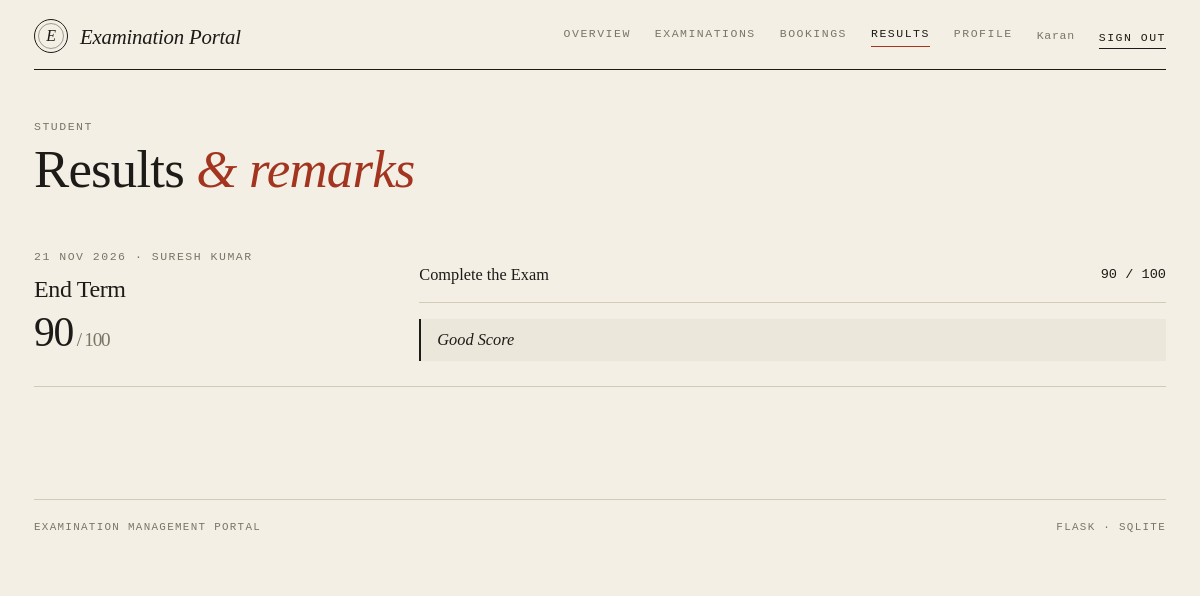
The app's page /student/results (signed in) with its own data.
### tables this page shows
CREATE TABLE users (
    id            INTEGER PRIMARY KEY AUTOINCREMENT,
    email         TEXT NOT NULL UNIQUE,
    password_hash TEXT NOT NULL,
    role          TEXT NOT NULL CHECK (role IN ('admin','examiner','student')),
    full_name     TEXT NOT NULL,
    phone         TEXT,
    department    TEXT,
    status        TEXT NOT NULL DEFAULT 'active'
                  CHECK (status IN ('active','pending','inactive')),
    created_on    TEXT NOT NULL DEFAULT (date('now','localtime'))
);

CREATE TABLE evaluations (
    id           INTEGER PRIMARY KEY AUTOINCREMENT,
    booking_id   INTEGER NOT NULL UNIQUE REFERENCES bookings(id),
    total_marks  REAL NOT NULL,
    remarks      TEXT,
    evaluated_on TEXT NOT NULL DEFAULT (datetime('now','localtime'))
);

CREATE TABLE slots (
    id              INTEGER PRIMARY KEY AUTOINCREMENT,
    exam_id         INTEGER NOT NULL REFERENCES exams(id) ON DELETE CASCADE,
    examiner_id     INTEGER NOT NULL REFERENCES users(id),
    date            TEXT NOT NULL,
    start_time      TEXT NOT NULL,
    end_time        TEXT NOT NULL,
    capacity        INTEGER NOT NULL CHECK (capacity > 0),
    available_seats INTEGER NOT NULL,
    status          TEXT NOT NULL DEFAULT 'Available'
                    CHECK (status IN ('Available','Full','Cancelled','Completed'))
);

CREATE TABLE exams (
    id                INTEGER PRIMARY KEY AUTOINCREMENT,
    course_id         INTEGER NOT NULL REFERENCES courses(id),
    name              TEXT NOT NULL,
    type              TEXT NOT NULL
                      CHECK (type IN ('Viva','Practical','Project Demo','Assessment')),
    duration          INTEGER NOT NULL,              -- minutes
    max_marks         INTEGER NOT NULL,
    slot_create_start TEXT NOT NULL,
    slot_create_end   TEXT NOT NULL,
    book_start        TEXT NOT NULL,
    book_end          TEXT NOT NULL,
    status            TEXT NOT NULL DEFAULT 'Draft'
                      CHECK (status IN ('Draft','Slot Creation','Booking Open','Closed','Completed')),
    results_published INTEGER NOT NULL DEFAULT 0
);

CREATE TABLE scores (
    evaluation_id INTEGER NOT NULL REFERENCES evaluations(id) ON DELETE CASCADE,
    rubric_id     INTEGER NOT NULL REFERENCES rubrics(id) ON DELETE CASCADE,
    marks         REAL NOT NULL,
    PRIMARY KEY (evaluation_id, rubric_id)
);

CREATE TABLE rubrics (
    id          INTEGER PRIMARY KEY AUTOINCREMENT,
    exam_id     INTEGER NOT NULL REFERENCES exams(id) ON DELETE CASCADE,
    criterion   TEXT NOT NULL,
    max_marks   REAL NOT NULL CHECK (max_marks > 0),
    weightage   REAL NOT NULL DEFAULT 0,
    description TEXT
);

### routes/student.py (the view)
@bp.route("/results")
def results():
    return render_template("student/results.html", rows=_results(g.user["id"]))

### db.py (called while the page is built)
def _connect(path):
    con = sqlite3.connect(path, isolation_level=None)  # we manage transactions
    con.row_factory = sqlite3.Row
    con.execute("PRAGMA foreign_keys = ON")
    return con

def get_db():
    if "db" not in g:
        g.db = _connect(current_app.config["DATABASE"])
    return g.db

### logic.py (called while the page is built)
def csrf_token():
    if "_csrf" not in session:
        session["_csrf"] = secrets.token_hex(16)
    return session["_csrf"]

def csrf_field():
    return Markup('<input type="hidden" name="_csrf" value="%s">' % csrf_token())

### routes/student.py (called while the page is built)
@bp.before_request
def guard():
    if not g.user:
        return redirect(url_for("auth.login"))
    if g.user["role"] != "student":
        abort(403)

def _results(me):
    db = get_db()
    rows = db.execute(
        "SELECT b.id, e.id AS exam_id, e.name AS exam, e.max_marks, s.date, ev.id AS ev_id, "
        "ev.total_marks, ev.remarks, u.full_name AS examiner FROM bookings b "
        "JOIN exams e ON e.id=b.exam_id JOIN slots s ON s.id=b.slot_id "
        "JOIN users u ON u.id=s.examiner_id JOIN evaluations ev ON ev.booking_id=b.id "
        "WHERE b.student_id=? AND e.results_published=1 ORDER BY ev.evaluated_on DESC", (me,)).fetchall()
    out = []
    for r in rows:
        parts = db.execute(
            "SELECT ru.criterion, ru.max_marks, sc.marks FROM scores sc "
            "JOIN rubrics ru ON ru.id=sc.rubric_id WHERE sc.evaluation_id=? ORDER BY ru.id",
            (r["ev_id"],)).fetchall()
        out.append({**dict(r), "parts": parts})
    return out

### templates/student/results.html (shortened to what this page needs)
{% extends 'base.html' %}
{% from 'macros.html' import head %}
{% block body %}
{{ head('Student', 'Results', '& remarks') }}
{% for r in rows %}
<div class="result">
  <div class="row g-4">
    <div class="col-md-4">
      <div class="eyebrow">{{ r.date|dmy }} · {{ r.examiner }}</div>
      <h2 class="h4 my-2">{{ r.exam }}</h2>
      <div class="score">{{ r.total_marks|num }}<span class="muted" style="font-size:1.2rem"> / {{ r.max_marks }}</span></div>
    </div>
    <div class="col-md-8">
      <table class="table"><tbody>
        {% for p in r.parts %}<tr><td>{{ p.criterion }}</td><td class="mono r">{{ p.marks|num }} / {{ p.max_marks|num }}</td></tr>{% endfor %}
      </tbody></table>
      {% if r.remarks %}<div class="note mt-3">{{ r.remarks }}</div>{% endif %}
    </div>
  </div>
</div>
{% else %}<div class="empty">No results have been published yet.</div>{% endfor %}
{% endblock %}

### templates/macros.html (shortened to what this page needs)
{% macro head(eyebrow, title, em='', lede='') %}
<div class="page-head">
  <div class="eyebrow">{{ eyebrow }}</div>
  <h1 class="title">{{ title }}{% if em %} <em>{{ em }}</em>{% endif %}</h1>
</div>
{% endmacro %}

### templates/nav.html
{% set links = {
  'admin': [('admin.dashboard','Overview'),('admin.courses','Courses'),('admin.exams','Examinations'),
            ('admin.examiners','Examiners'),('admin.students','Students'),('admin.slots','Slots'),
            ('admin.bookings','Bookings')],
  'examiner': [('examiner.dashboard','Overview')],
  'student': [('student.dashboard','Overview'),('student.exams','Examinations'),
              ('student.bookings','Bookings'),('student.results','Results'),('student.profile','Profile')]
} %}
<header class="site-nav">
  <a class="brand" href="{{ url_for('auth.index') }}"><span class="seal">E</span>Examination Portal</a>
  <nav class="nav-links">
    {% if g.user and not (g.user.role == 'examiner' and g.user.status != 'active') %}
      {% for ep, label in links[g.user.role] %}
        {% set u = url_for(ep) %}
        <a href="{{ u }}" class="{{ 'on' if ((request.path == u) if loop.first else request.path.startswith(u)) }}">{{ label }}</a>
      {% endfor %}
    {% endif %}
    {% if g.user %}
      <span class="who">{{ g.user.full_name }}</span>
      <form method="post" action="{{ url_for('auth.logout') }}" class="d-inline">{{ csrf_field() }}
        <button class="act">Sign out</button></form>
    {% endif %}
  </nav>
</header>

### static/css/style.css (style rules this page uses)
:root { --paper: #f3efe4; --paper-2: #e9e3d1; --ink: #1d1b18; --muted: #7b7566; --rule: #d3cbb8; --accent: #a3341f; --ok: #4a6741; --warn: #a67c1f; --serif: "Iowan Old Style", "Palatino Linotype", Palatino, "Book Antiqua", Georgia, serif; --mono: ui-monospace, "SF Mono", "Cascadia Mono", Menlo, Consolas, monospace; }
html, body { background: var(--paper); }
body { color: var(--ink); font-family: var(--serif); font-size: 1.02rem; line-height: 1.6; -webkit-font-smoothing: antialiased; }
a { color: var(--ink); text-decoration-color: var(--accent); text-underline-offset: 3px; }
h1, h2, h3 { font-weight: 400; letter-spacing: -0.015em; }
.mono { font-family: var(--mono); font-size: .85rem; }
.muted { color: var(--muted); }
.site-nav { display: flex; flex-wrap: wrap; gap: .8rem 2rem; align-items: center; justify-content: space-between; padding: 1.2rem 0 1rem; border-bottom: 1px solid var(--ink); }
.brand { display: flex; align-items: center; gap: .75rem; text-decoration: none; font-style: italic; font-size: 1.3rem; letter-spacing: -.01em; }
.seal { width: 34px; height: 34px; border: 1px solid var(--ink); border-radius: 50%; display: grid; place-items: center; position: relative; font-size: 1rem; }
.seal::after { content: ""; position: absolute; inset: 3px; border: 1px solid var(--ink); border-radius: 50%; opacity: .4; }
.nav-links { display: flex; flex-wrap: wrap; gap: .4rem 1.5rem; align-items: center; }
.nav-links a, .act, .eyebrow, .btn, th, .st, .form-label { font-family: var(--mono); font-size: .72rem; letter-spacing: .13em; text-transform: uppercase; }
.nav-links a { color: var(--muted); text-decoration: none; padding-bottom: 3px; border-bottom: 1px solid transparent; }
.nav-links a:hover, .nav-links a.on { color: var(--ink); }
.nav-links a.on { border-bottom-color: var(--accent); }
.who { font-family: var(--mono); font-size: .72rem; color: var(--muted); letter-spacing: .06em; }
.eyebrow { color: var(--muted); }
.page-head { margin: 3rem 0 1.6rem; }
.title { font-size: clamp(2.1rem, 4.4vw, 3.4rem); line-height: 1.04; margin: .35rem 0 0; }
.title em, h2 em { color: var(--accent); }
.table { --bs-table-bg: transparent; --bs-table-color: var(--ink); --bs-table-hover-bg: rgba(29, 27, 24, .035); --bs-table-hover-color: var(--ink); margin: 0; border-color: var(--rule); }
.table > :not(caption) > * > * { background: transparent; box-shadow: none; padding: .85rem .8rem .85rem 0; border-bottom: 1px solid var(--rule); vertical-align: middle; }
.table td.r, .table th.r { text-align: right; padding-right: 0; }
.table td.mono { white-space: nowrap; }
.act { color: var(--ink); text-decoration: none; border: 0; background: none; padding: 0; border-bottom: 1px solid var(--ink); margin-right: 1rem; cursor: pointer; }
.act:last-child { margin-right: 0; }
.note { border-left: 2px solid var(--ink); padding: .5rem 1rem; margin: 1.2rem 0 0; font-style: italic; background: rgba(29, 27, 24, .035); }
.result { padding: 1.6rem 0; border-bottom: 1px solid var(--rule); }
.result .score { font-size: 2.6rem; font-weight: 300; letter-spacing: -.03em; line-height: 1; }

### records on screen
users: user.full_name "Karan", role "STUDENT"
evaluations: date|dmy "21 NOV 2026", examiner "SURESH KUMAR", exam "End Term", total_marks|num "90", max_marks "100", remarks "Good Score"
scores: criterion "Complete the Exam", marks|num "90", max_marks|num "100"

### other values on screen
{{ label }} "OVERVIEW" "EXAMINATIONS" "BOOKINGS" "RESULTS" "PROFILE"
{{ title }} "Results"
{{ em }} "& remarks"
